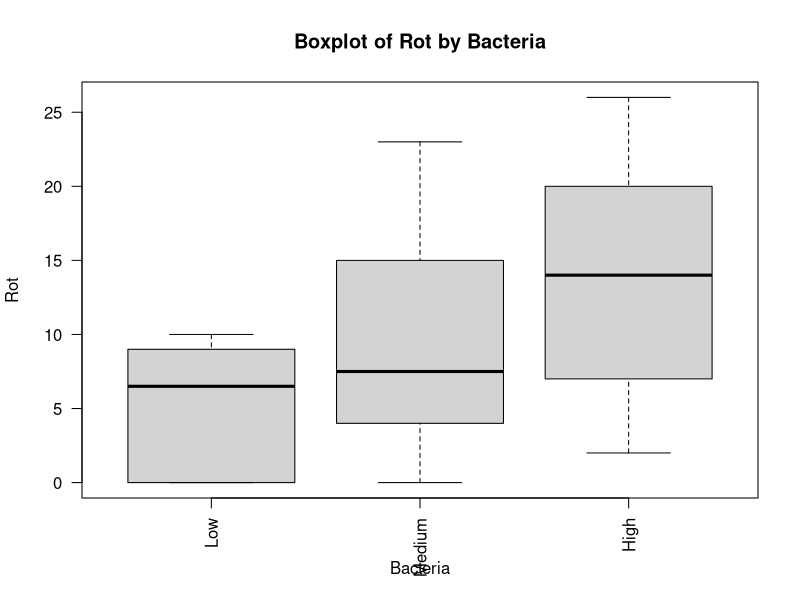
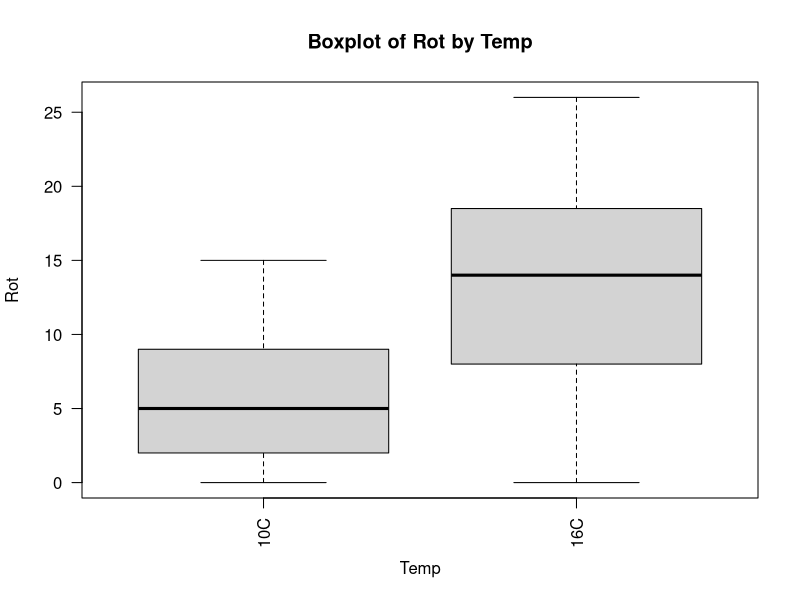
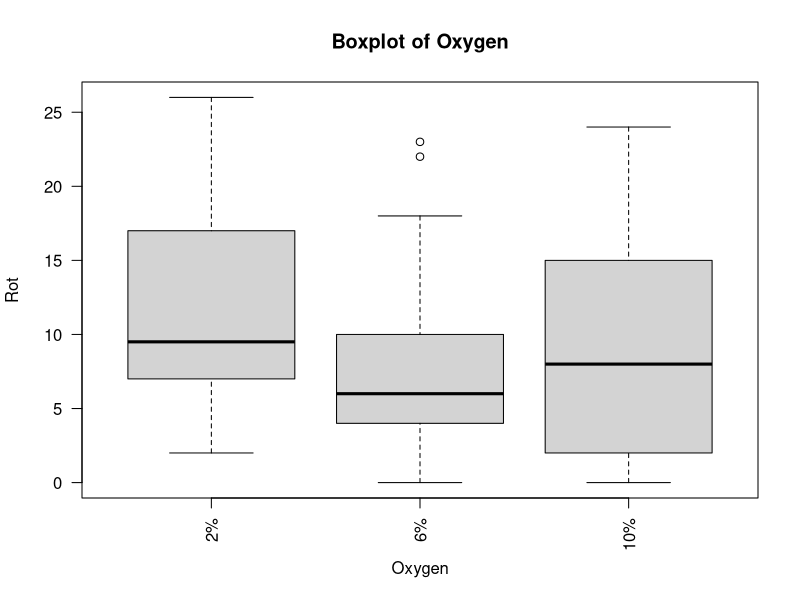
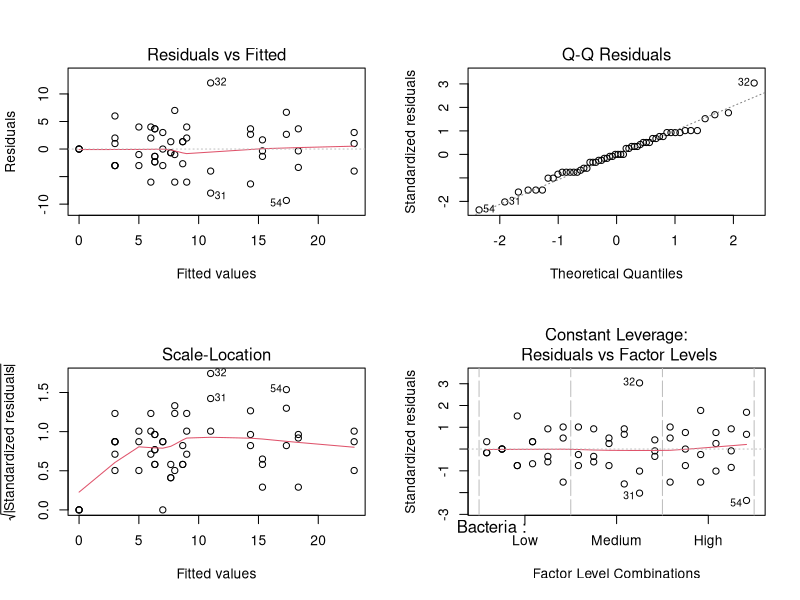
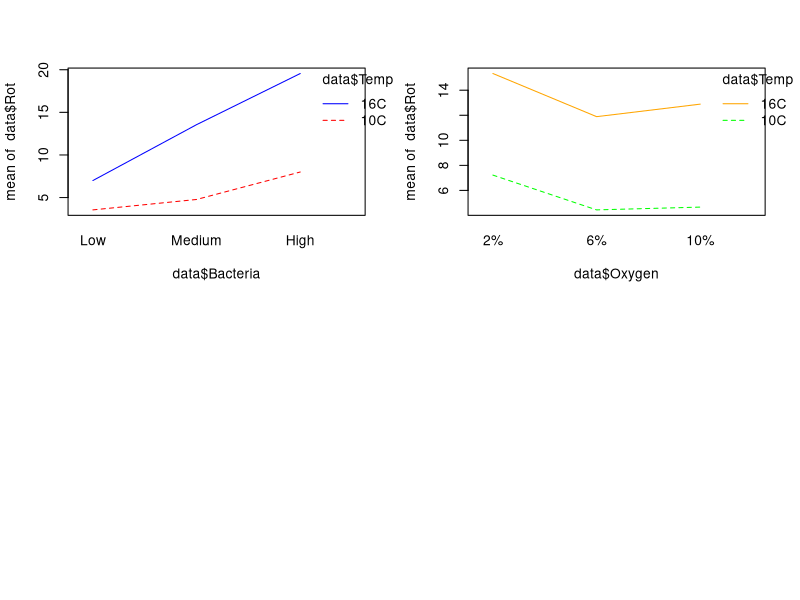

R code for these plots, in order:
## ---- chunk 1
library(flextable)
# Create the table as a data frame
rot_table <- data.frame(
  Column = c("C1", "C2", "C3", "C4"),
  Name = c("Bacteria", "Temp", "Oxygen", "Rot"),
  Count = c(54, 54, 54, 54),
  Description = c(
    "Amount of bacteria injected into the potato: 1 = Low, 2 = Medium, 3 = High",
    "Temperature during storage: 1 = 10°C, 2 = 16°C",
    "Amt of oxygen during storage: 1 = 2%, 2 = 6%, 3 = 10%",
    "Diameter of rotted area in mm"
  )
)

# Render as autofitting flextable
flextable(rot_table) |>
  autofit()
## ---- chunk 2
library('readxl')
library(flextable)
# Assuming the data is in a CSV file
data <- read_excel("B1Datasets.xlsx",sheet='Potato')  # Or use read.table()

# Convert factors
data$Bacteria <- factor(data$Bacteria, levels = 1:3, labels = c("Low", "Medium", "High"))
data$Temp <- factor(data$Temp, levels = 1:2, labels = c("10C", "16C"))
data$Oxygen <- factor(data$Oxygen, levels = 1:3, labels = c("2%", "6%", "10%"))
## ---- chunk 3
summary(data)
#table(data$Bacteria, data$Temp, data$Oxygen)
boxplot(Rot ~ Bacteria , data = data,
        las = 2, main = "Boxplot of Rot by Bacteria")
boxplot(Rot ~ Temp, data = data,
        las = 2, main = "Boxplot of Rot by Temp")
boxplot(Rot ~ Oxygen, data = data,
        las = 2, main = "Boxplot of Oxygen")
## ---- chunk 4
# 3-way factorial design
model <- aov(Rot ~ Bacteria * Temp * Oxygen, data = data)
summary(model)
## ---- chunk 5
# Residual diagnostics
par(mfrow = c(2, 2))
plot(model)

# Normality test
shapiro.test(residuals(model))

# Homogeneity of variances
library(car)
leveneTest(Rot ~ Bacteria * Temp * Oxygen, data = data)
## ---- chunk 6
# Use interaction plots to visualize interactions
interaction.plot(data$Bacteria, data$Temp, data$Rot, col = c("red", "blue"))
interaction.plot(data$Oxygen, data$Temp, data$Rot, col = c("green", "orange", "purple"))

# If needed, do post-hoc comparisons
library(emmeans)
emmeans(model, pairwise ~ Bacteria | Temp * Oxygen)
## ---- chunk 7
# Fit reduced model if interactions are not significant
model_reduced <- aov(Rot ~ Bacteria + Temp + Oxygen, data = data)
summary(model_reduced)

# Compare models
anova(model_reduced, model)
## ---- chunk 8
# Final model summary and estimated effects
summary(model)
## ---- chunk 9
# Create the data frame
supp_table <- data.frame(
  Column = c("C1", "C2", "C3"),
  Name = c("Supplement", "Whey", "Quality"),
  Count = c(24, 24, 24),
  Description = c(
    "Supplement used = 1 or not used = 0",
    "Level of whey (0%, 10%, 20%, 30%)",
    "Pancake quality"
  )
)

# Render the table with autofit
flextable(supp_table) |>
  autofit()
## ---- chunk 10
# Create data frame
tooth_table <- data.frame(
  Column = c("len", "supp", "dose"),
  Type = c("numeric", "factor", "numeric"),
  Description = c(
    "Tooth length",
    "Supplement type (VC or OJ)",
    "Dose in milligrams/day"
  )
)

# Render autofitting flextable
flextable(tooth_table) |>
  autofit()
